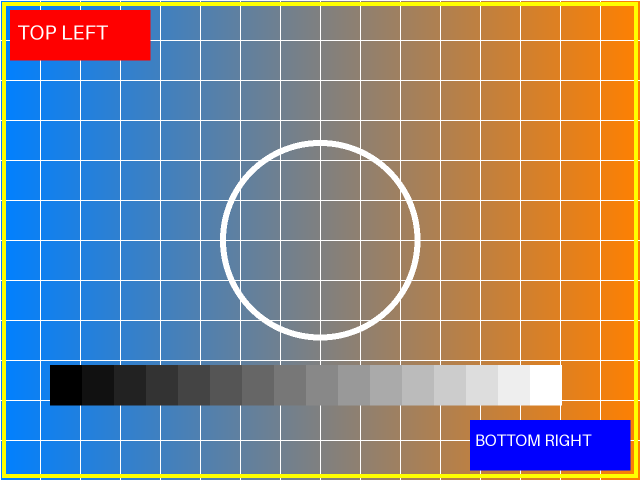
#> input picture assets/multires_20261010/source_chart.png, 1280 x 960 px (shown at 1/2 size)
$ python convert_bmp_variants.py out.png --source ../../../../assets/multires_20261010/source_chart.png
#> lines starting #> are read from the running program, lines starting #| are printed output that depends on the picture
### reports/remote_album_20261019/phase1_pass/scripts/prepare_media.py
"""Prepare BMPs and a raw, contiguous-sector image for this project's scanner.

RGB/LANCZOS/BMP conversion follows the supplied lab_ex4_tf converter.
This adaptation adds validation and builds regular files only; it never writes a card.
"""
import argparse
import hashlib
import json
from pathlib import Path
import struct
import sys

PIXEL_BYTES = 640 * 480 * 3
SECTOR = 512
SCAN_SECTORS = 131072


def check_bytes(data):
    if len(data) < 54:
        raise ValueError('Truncated BMP header')
    signature, size, _, _, offset = struct.unpack_from('<2sIHHI', data)
    dib, width, height, planes, bits, compression = struct.unpack_from('<IiiHHI', data, 14)
    if signature != b'BM' or dib not in (40, 108, 124) or planes != 1:
        raise ValueError('Expected Windows BMP (DIB 40/108/124), planes=1')
    if not (1 <= width <= 1920 and 1 <= height <= 1080 and bits == 24 and compression == 0):
        raise ValueError('Expected positive-height 1..1920 x 1..1080, 24-bit BI_RGB')
    if not max(54, 14 + dib) <= offset <= 4096:
        raise ValueError('Invalid pixel offset')
    stride = (width * 3 + 3) & ~3
    if size != offset + stride * height or len(data) != size:
        raise ValueError('Declared/actual BMP length must equal offset + padded_stride * height')
    return dict(width=width, height=height, bits=bits, dib_size=dib,
                pixel_offset=offset, bytes=size, sha256=hashlib.sha256(data).hexdigest())


def regular_path(value):
    path = Path(value)
    # Reject device/UNC syntax and Windows alternate data streams before opening.
    if str(value).startswith(('\\\\', '//')) or ':' in str(path)[len(path.drive):]:
        raise ValueError('Only ordinary local file paths are supported')
    if path.is_symlink() or (path.exists() and not path.is_file()):
        raise ValueError('Expected a regular file')
    if path.name.split('.')[0].upper() in {'CON', 'PRN', 'AUX', 'NUL',
            *('COM'+str(i) for i in range(10)), *('LPT'+str(i) for i in range(10))}:
        raise ValueError('Device names are not supported')
    return path


def new_output(value, suffix):
    path = regular_path(value)
    if path.suffix.lower() != suffix:
        raise ValueError('Output must end with ' + suffix)
    if path.exists():
        raise ValueError('Output exists; choose a new file name: ' + str(path))
    path.parent.mkdir(parents=True, exist_ok=True)
    return path


def convert(source, target, fit='contain', width=640, height=480):
    from PIL import Image, ImageOps
    if not (1 <= width <= 1920 and 1 <= height <= 1080):
        raise ValueError('Dimensions must be in 1..1920 x 1..1080')
    source = regular_path(source)
    target = new_output(target, '.bmp')
    with Image.open(source) as image:
        image = ImageOps.exif_transpose(image).convert('RGBA')
        base = Image.new('RGBA', image.size, (0, 0, 0, 255))
        base.alpha_composite(image)
        image = base.convert('RGB')
        if fit == 'stretch':
            image = image.resize((width, height), Image.Resampling.LANCZOS)
        elif fit == 'crop':
            image = ImageOps.fit(image, (width, height), method=Image.Resampling.LANCZOS)
        else:
            image = ImageOps.pad(image, (width, height), method=Image.Resampling.LANCZOS, color='black')
        # Exclusive creation prevents accidental replacement of source or old output.
        with target.open('xb') as stream:
            image.save(stream, 'BMP')
    return check_bytes(target.read_bytes())


# [87 lines left out: functions pack, verify, main, not called in this run]


# [2 lines that do not run on import are left out]

### reports/remote_album_20261019/phase4_pass/scripts/convert_bmp_variants.py
"""Multi-resolution adaptation of official lab_ex4_tf/doc/convert/convert_images_to_bmp.py.

Retains Pillow RGB/LANCZOS/BMP conversion through prepare_media; fixes hardcoded
640x480 filenames and adds dimensions, EXIF/alpha handling, no-overwrite and checks.
Creates ordinary files only, never writes a card. --demo creates a labelled test image.
"""
import argparse
import json
from pathlib import Path
from PIL import Image, ImageDraw
from prepare_media import convert, pack, verify

DEFAULT_SIZES=['320x240','321x241','640x480','800x600','1280x720','480x800','1920x1080']

def main():
    parser=argparse.ArgumentParser(description=__doc__)
    parser.add_argument('output',type=Path)
    parser.add_argument('--source',type=Path)
    parser.add_argument('--demo',action='store_true')
    parser.add_argument('--sizes',nargs='+',default=DEFAULT_SIZES)
    parser.add_argument('--fit',choices=['contain','crop','stretch'],default='stretch')
    parser.add_argument('--pack-demo',action='store_true',help='Pack 320x240/800x600/1280x720/480x800 into a 64MiB ordinary IMG file')
    args=parser.parse_args()
    if bool(args.source)==args.demo:parser.error('Choose exactly one of --source or --demo')
    dims=[]
    for spec in args.sizes:
        try:w,h=map(int,spec.lower().split('x'))
        except ValueError:parser.error('Bad size: '+spec)
        if not(1<=w<=1920 and 1<=h<=1080):parser.error('Out of hardware range: '+spec)
        dims.append((w,h))
    if len(set(dims))!=len(dims):parser.error('Duplicate sizes')
    if args.output.exists():parser.error('Output directory exists; choose a new directory')
    if args.pack_demo and not {(320,240),(800,600),(1280,720),(480,800)}.issubset(dims):
        parser.error('--pack-demo needs all four default demo sizes')
    args.output.mkdir(parents=True)
    source=args.source
    if args.demo:
        source=args.output/'source_chart.png'
        im=Image.new('RGB',(1280,960));draw=ImageDraw.Draw(im)
        for x in range(1280):draw.line((x,0,x,959),fill=(x*255//1279,128,255-x*255//1279))
        for y in range(0,960,80):draw.line((0,y,1279,y),fill='white',width=2)
        for x in range(0,1280,80):draw.line((x,0,x,959),fill='white',width=2)
        draw.rectangle((4,4,1275,955),outline='yellow',width=8)
        draw.rectangle((20,20,300,120),fill='red');draw.text((35,40),'TOP LEFT',fill='white',font_size=40)
        draw.rectangle((940,840,1260,940),fill='blue');draw.text((950,860),'BOTTOM RIGHT',fill='white',font_size=32)
        draw.ellipse((440,280,840,680),outline='white',width=12)
        for n in range(16):draw.rectangle((100+n*64,730,163+n*64,810),fill=(n*17,)*3)
        im.save(source)
    records=[]
    for w,h in dims:
        target=args.output/f'image_{w}x{h}.bmp'
        records.append({'file':target.name,**convert(source,target,args.fit,w,h)})
#> in convert, image is the input picture: PIL image 1280x960 RGB; mean R, G, B 138, 132.8, 131.5
#> in convert, `image = image.resize((width, height), Image.Resampling.LANCZOS)`:
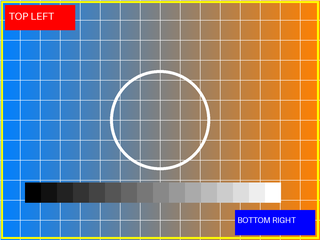
#> image: PIL image 320x240 RGB; mean R, G, B 138, 132.9, 131.6
    (args.output/'manifest.json').write_text(json.dumps(records,indent=2),encoding='utf-8')
    if args.pack_demo:
        paths=[args.output/f'image_{w}x{h}.bmp' for w,h in [(320,240),(800,600),(1280,720),(480,800)]]
        pack(paths,args.output/'four_sizes.img');verify(args.output/'four_sizes.img')
    print(json.dumps(records,indent=2))

if __name__=='__main__':main()
